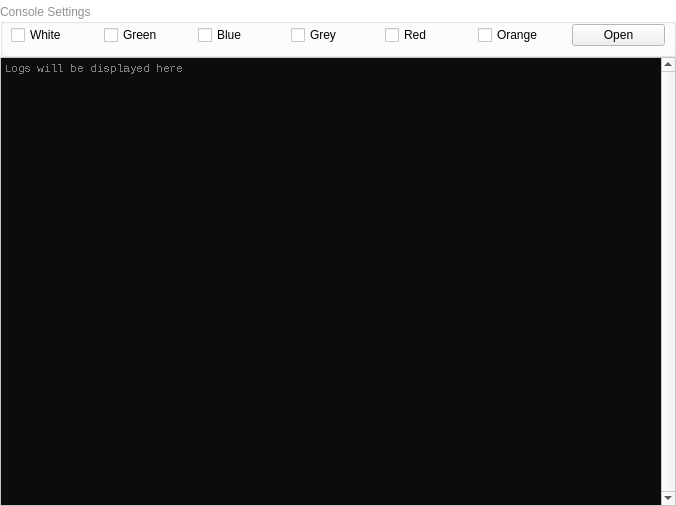
<?xml version="1.0" encoding="UTF-8"?>
<ui version="4.0">
 <class>Form</class>
 <widget class="QWidget" name="Form">
  <property name="geometry">
   <rect>
    <x>0</x>
    <y>0</y>
    <width>676</width>
    <height>506</height>
   </rect>
  </property>
  <property name="palette">
   <palette>
    <active>
     <colorrole role="Window">
      <brush brushstyle="SolidPattern">
       <color alpha="255">
        <red>255</red>
        <green>255</green>
        <blue>255</blue>
       </color>
      </brush>
     </colorrole>
    </active>
    <inactive>
     <colorrole role="Window">
      <brush brushstyle="SolidPattern">
       <color alpha="255">
        <red>255</red>
        <green>255</green>
        <blue>255</blue>
       </color>
      </brush>
     </colorrole>
    </inactive>
    <disabled>
     <colorrole role="Base">
      <brush brushstyle="SolidPattern">
       <color alpha="255">
        <red>255</red>
        <green>255</green>
        <blue>255</blue>
       </color>
      </brush>
     </colorrole>
     <colorrole role="Window">
      <brush brushstyle="SolidPattern">
       <color alpha="255">
        <red>255</red>
        <green>255</green>
        <blue>255</blue>
       </color>
      </brush>
     </colorrole>
    </disabled>
   </palette>
  </property>
  <property name="windowTitle">
   <string>Form</string>
  </property>
  <layout class="QGridLayout" name="gridLayout">
   <property name="leftMargin">
    <number>0</number>
   </property>
   <property name="topMargin">
    <number>0</number>
   </property>
   <property name="rightMargin">
    <number>0</number>
   </property>
   <property name="bottomMargin">
    <number>0</number>
   </property>
   <item row="0" column="0">
    <layout class="QVBoxLayout" name="verticalLayoutRight">
     <property name="spacing">
      <number>0</number>
     </property>
     <item>
      <layout class="QVBoxLayout" name="verticalLayout_6">
       <property name="spacing">
        <number>0</number>
       </property>
       <property name="topMargin">
        <number>4</number>
       </property>
       <item>
        <widget class="QGroupBox" name="grpbox_tabconsole">
         <property name="minimumSize">
          <size>
           <width>0</width>
           <height>38</height>
          </size>
         </property>
         <property name="palette">
          <palette>
           <active>
            <colorrole role="WindowText">
             <brush brushstyle="SolidPattern">
              <color alpha="255">
               <red>144</red>
               <green>144</green>
               <blue>144</blue>
              </color>
             </brush>
            </colorrole>
            <colorrole role="Dark">
             <brush brushstyle="SolidPattern">
              <color alpha="255">
               <red>144</red>
               <green>144</green>
               <blue>144</blue>
              </color>
             </brush>
            </colorrole>
            <colorrole role="Text">
             <brush brushstyle="SolidPattern">
              <color alpha="255">
               <red>0</red>
               <green>0</green>
               <blue>0</blue>
              </color>
             </brush>
            </colorrole>
            <colorrole role="ButtonText">
             <brush brushstyle="SolidPattern">
              <color alpha="255">
               <red>0</red>
               <green>0</green>
               <blue>0</blue>
              </color>
             </brush>
            </colorrole>
            <colorrole role="PlaceholderText">
             <brush brushstyle="NoBrush">
              <color alpha="128">
               <red>0</red>
               <green>0</green>
               <blue>0</blue>
              </color>
             </brush>
            </colorrole>
           </active>
           <inactive>
            <colorrole role="WindowText">
             <brush brushstyle="SolidPattern">
              <color alpha="255">
               <red>144</red>
               <green>144</green>
               <blue>144</blue>
              </color>
             </brush>
            </colorrole>
            <colorrole role="Dark">
             <brush brushstyle="SolidPattern">
              <color alpha="255">
               <red>144</red>
               <green>144</green>
               <blue>144</blue>
              </color>
             </brush>
            </colorrole>
            <colorrole role="Text">
             <brush brushstyle="SolidPattern">
              <color alpha="255">
               <red>0</red>
               <green>0</green>
               <blue>0</blue>
              </color>
             </brush>
            </colorrole>
            <colorrole role="ButtonText">
             <brush brushstyle="SolidPattern">
              <color alpha="255">
               <red>0</red>
               <green>0</green>
               <blue>0</blue>
              </color>
             </brush>
            </colorrole>
            <colorrole role="PlaceholderText">
             <brush brushstyle="NoBrush">
              <color alpha="128">
               <red>0</red>
               <green>0</green>
               <blue>0</blue>
              </color>
             </brush>
            </colorrole>
           </inactive>
           <disabled>
            <colorrole role="WindowText">
             <brush brushstyle="SolidPattern">
              <color alpha="255">
               <red>144</red>
               <green>144</green>
               <blue>144</blue>
              </color>
             </brush>
            </colorrole>
            <colorrole role="Dark">
             <brush brushstyle="SolidPattern">
              <color alpha="255">
               <red>144</red>
               <green>144</green>
               <blue>144</blue>
              </color>
             </brush>
            </colorrole>
            <colorrole role="Text">
             <brush brushstyle="SolidPattern">
              <color alpha="255">
               <red>144</red>
               <green>144</green>
               <blue>144</blue>
              </color>
             </brush>
            </colorrole>
            <colorrole role="ButtonText">
             <brush brushstyle="SolidPattern">
              <color alpha="255">
               <red>144</red>
               <green>144</green>
               <blue>144</blue>
              </color>
             </brush>
            </colorrole>
            <colorrole role="PlaceholderText">
             <brush brushstyle="NoBrush">
              <color alpha="128">
               <red>0</red>
               <green>0</green>
               <blue>0</blue>
              </color>
             </brush>
            </colorrole>
           </disabled>
          </palette>
         </property>
         <property name="font">
          <font>
           <bold>false</bold>
           <strikeout>false</strikeout>
          </font>
         </property>
         <property name="mouseTracking">
          <bool>false</bool>
         </property>
         <property name="title">
          <string>Console Settings</string>
         </property>
         <property name="alignment">
          <set>Qt::AlignmentFlag::AlignLeading|Qt::AlignmentFlag::AlignLeft|Qt::AlignmentFlag::AlignTop</set>
         </property>
         <property name="flat">
          <bool>true</bool>
         </property>
         <property name="checkable">
          <bool>false</bool>
         </property>
         <layout class="QHBoxLayout" name="horizontalLayout">
          <property name="spacing">
           <number>0</number>
          </property>
          <property name="leftMargin">
           <number>8</number>
          </property>
          <property name="topMargin">
           <number>0</number>
          </property>
          <property name="rightMargin">
           <number>8</number>
          </property>
          <property name="bottomMargin">
           <number>8</number>
          </property>
          <item>
           <widget class="QCheckBox" name="cfgui_consoleshowWHITE">
            <property name="palette">
             <palette>
              <active>
               <colorrole role="WindowText">
                <brush brushstyle="SolidPattern">
                 <color alpha="255">
                  <red>0</red>
                  <green>0</green>
                  <blue>0</blue>
                 </color>
                </brush>
               </colorrole>
              </active>
              <inactive>
               <colorrole role="WindowText">
                <brush brushstyle="SolidPattern">
                 <color alpha="255">
                  <red>0</red>
                  <green>0</green>
                  <blue>0</blue>
                 </color>
                </brush>
               </colorrole>
              </inactive>
              <disabled>
               <colorrole role="WindowText">
                <brush brushstyle="SolidPattern">
                 <color alpha="255">
                  <red>127</red>
                  <green>127</green>
                  <blue>127</blue>
                 </color>
                </brush>
               </colorrole>
              </disabled>
             </palette>
            </property>
            <property name="text">
             <string>White</string>
            </property>
           </widget>
          </item>
          <item>
           <widget class="QCheckBox" name="cfgui_consoleshowGREEN">
            <property name="palette">
             <palette>
              <active>
               <colorrole role="WindowText">
                <brush brushstyle="SolidPattern">
                 <color alpha="255">
                  <red>0</red>
                  <green>0</green>
                  <blue>0</blue>
                 </color>
                </brush>
               </colorrole>
              </active>
              <inactive>
               <colorrole role="WindowText">
                <brush brushstyle="SolidPattern">
                 <color alpha="255">
                  <red>0</red>
                  <green>0</green>
                  <blue>0</blue>
                 </color>
                </brush>
               </colorrole>
              </inactive>
              <disabled>
               <colorrole role="WindowText">
                <brush brushstyle="SolidPattern">
                 <color alpha="255">
                  <red>127</red>
                  <green>127</green>
                  <blue>127</blue>
                 </color>
                </brush>
               </colorrole>
              </disabled>
             </palette>
            </property>
            <property name="text">
             <string>Green</string>
            </property>
           </widget>
          </item>
          <item>
           <widget class="QCheckBox" name="cfgui_consoleshowOTHER">
            <property name="palette">
             <palette>
              <active>
               <colorrole role="WindowText">
                <brush brushstyle="SolidPattern">
                 <color alpha="255">
                  <red>0</red>
                  <green>0</green>
                  <blue>0</blue>
                 </color>
                </brush>
               </colorrole>
              </active>
              <inactive>
               <colorrole role="WindowText">
                <brush brushstyle="SolidPattern">
                 <color alpha="255">
                  <red>0</red>
                  <green>0</green>
                  <blue>0</blue>
                 </color>
                </brush>
               </colorrole>
              </inactive>
              <disabled>
               <colorrole role="WindowText">
                <brush brushstyle="SolidPattern">
                 <color alpha="255">
                  <red>127</red>
                  <green>127</green>
                  <blue>127</blue>
                 </color>
                </brush>
               </colorrole>
              </disabled>
             </palette>
            </property>
            <property name="text">
             <string>Blue</string>
            </property>
           </widget>
          </item>
          <item>
           <widget class="QCheckBox" name="cfgui_consoleshowGREY">
            <property name="palette">
             <palette>
              <active>
               <colorrole role="WindowText">
                <brush brushstyle="SolidPattern">
                 <color alpha="255">
                  <red>0</red>
                  <green>0</green>
                  <blue>0</blue>
                 </color>
                </brush>
               </colorrole>
              </active>
              <inactive>
               <colorrole role="WindowText">
                <brush brushstyle="SolidPattern">
                 <color alpha="255">
                  <red>0</red>
                  <green>0</green>
                  <blue>0</blue>
                 </color>
                </brush>
               </colorrole>
              </inactive>
              <disabled>
               <colorrole role="WindowText">
                <brush brushstyle="SolidPattern">
                 <color alpha="255">
                  <red>127</red>
                  <green>127</green>
                  <blue>127</blue>
                 </color>
                </brush>
               </colorrole>
              </disabled>
             </palette>
            </property>
            <property name="text">
             <string>Grey</string>
            </property>
           </widget>
          </item>
          <item>
           <widget class="QCheckBox" name="cfgui_consoleshowRED">
            <property name="palette">
             <palette>
              <active>
               <colorrole role="WindowText">
                <brush brushstyle="SolidPattern">
                 <color alpha="255">
                  <red>0</red>
                  <green>0</green>
                  <blue>0</blue>
                 </color>
                </brush>
               </colorrole>
              </active>
              <inactive>
               <colorrole role="WindowText">
                <brush brushstyle="SolidPattern">
                 <color alpha="255">
                  <red>0</red>
                  <green>0</green>
                  <blue>0</blue>
                 </color>
                </brush>
               </colorrole>
              </inactive>
              <disabled>
               <colorrole role="WindowText">
                <brush brushstyle="SolidPattern">
                 <color alpha="255">
                  <red>127</red>
                  <green>127</green>
                  <blue>127</blue>
                 </color>
                </brush>
               </colorrole>
              </disabled>
             </palette>
            </property>
            <property name="text">
             <string>Red</string>
            </property>
           </widget>
          </item>
          <item>
           <widget class="QCheckBox" name="cfgui_consoleshowYELLOW">
            <property name="palette">
             <palette>
              <active>
               <colorrole role="WindowText">
                <brush brushstyle="SolidPattern">
                 <color alpha="255">
                  <red>0</red>
                  <green>0</green>
                  <blue>0</blue>
                 </color>
                </brush>
               </colorrole>
              </active>
              <inactive>
               <colorrole role="WindowText">
                <brush brushstyle="SolidPattern">
                 <color alpha="255">
                  <red>0</red>
                  <green>0</green>
                  <blue>0</blue>
                 </color>
                </brush>
               </colorrole>
              </inactive>
              <disabled>
               <colorrole role="WindowText">
                <brush brushstyle="SolidPattern">
                 <color alpha="255">
                  <red>127</red>
                  <green>127</green>
                  <blue>127</blue>
                 </color>
                </brush>
               </colorrole>
              </disabled>
             </palette>
            </property>
            <property name="text">
             <string>Orange</string>
            </property>
           </widget>
          </item>
          <item>
           <widget class="QPushButton" name="btn_StopRun">
            <property name="text">
             <string>Open</string>
            </property>
           </widget>
          </item>
         </layout>
        </widget>
       </item>
       <item>
        <widget class="QWidget" name="widget_2" native="true">
         <layout class="QHBoxLayout" name="horizontalLayout_3">
          <property name="spacing">
           <number>0</number>
          </property>
          <property name="leftMargin">
           <number>0</number>
          </property>
          <property name="topMargin">
           <number>0</number>
          </property>
          <property name="rightMargin">
           <number>0</number>
          </property>
          <property name="bottomMargin">
           <number>0</number>
          </property>
         </layout>
        </widget>
       </item>
       <item>
        <widget class="QTextEdit" name="theLogPlace">
         <property name="minimumSize">
          <size>
           <width>256</width>
           <height>128</height>
          </size>
         </property>
         <property name="baseSize">
          <size>
           <width>64</width>
           <height>64</height>
          </size>
         </property>
         <property name="palette">
          <palette>
           <active>
            <colorrole role="Text">
             <brush brushstyle="SolidPattern">
              <color alpha="255">
               <red>204</red>
               <green>204</green>
               <blue>204</blue>
              </color>
             </brush>
            </colorrole>
            <colorrole role="Base">
             <brush brushstyle="SolidPattern">
              <color alpha="255">
               <red>12</red>
               <green>12</green>
               <blue>12</blue>
              </color>
             </brush>
            </colorrole>
            <colorrole role="PlaceholderText">
             <brush brushstyle="SolidPattern">
              <color alpha="128">
               <red>255</red>
               <green>255</green>
               <blue>255</blue>
              </color>
             </brush>
            </colorrole>
           </active>
           <inactive>
            <colorrole role="Text">
             <brush brushstyle="SolidPattern">
              <color alpha="255">
               <red>204</red>
               <green>204</green>
               <blue>204</blue>
              </color>
             </brush>
            </colorrole>
            <colorrole role="Base">
             <brush brushstyle="SolidPattern">
              <color alpha="255">
               <red>12</red>
               <green>12</green>
               <blue>12</blue>
              </color>
             </brush>
            </colorrole>
            <colorrole role="PlaceholderText">
             <brush brushstyle="SolidPattern">
              <color alpha="128">
               <red>255</red>
               <green>255</green>
               <blue>255</blue>
              </color>
             </brush>
            </colorrole>
           </inactive>
           <disabled>
            <colorrole role="Text">
             <brush brushstyle="SolidPattern">
              <color alpha="255">
               <red>120</red>
               <green>120</green>
               <blue>120</blue>
              </color>
             </brush>
            </colorrole>
            <colorrole role="Base">
             <brush brushstyle="SolidPattern">
              <color alpha="255">
               <red>255</red>
               <green>255</green>
               <blue>255</blue>
              </color>
             </brush>
            </colorrole>
            <colorrole role="PlaceholderText">
             <brush brushstyle="SolidPattern">
              <color alpha="128">
               <red>255</red>
               <green>255</green>
               <blue>255</blue>
              </color>
             </brush>
            </colorrole>
           </disabled>
          </palette>
         </property>
         <property name="font">
          <font>
           <family>Courier New</family>
           <pointsize>8</pointsize>
           <strikeout>false</strikeout>
           <stylestrategy>NoAntialias</stylestrategy>
          </font>
         </property>
         <property name="verticalScrollBarPolicy">
          <enum>Qt::ScrollBarPolicy::ScrollBarAlwaysOn</enum>
         </property>
         <property name="documentTitle">
          <string/>
         </property>
         <property name="lineWrapMode">
          <enum>QTextEdit::LineWrapMode::NoWrap</enum>
         </property>
         <property name="readOnly">
          <bool>true</bool>
         </property>
         <property name="placeholderText">
          <string>Logs will be displayed here</string>
         </property>
        </widget>
       </item>
      </layout>
     </item>
    </layout>
   </item>
  </layout>
 </widget>
 <resources/>
 <connections/>
</ui>
